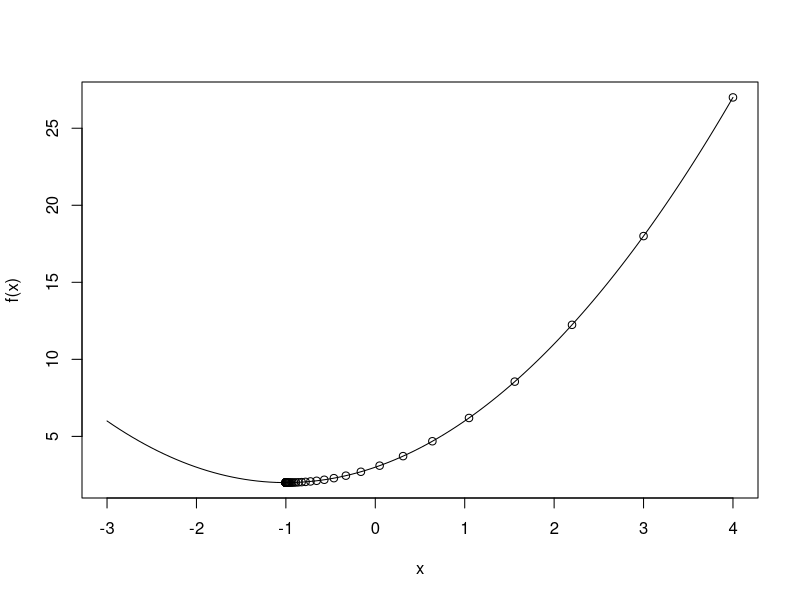
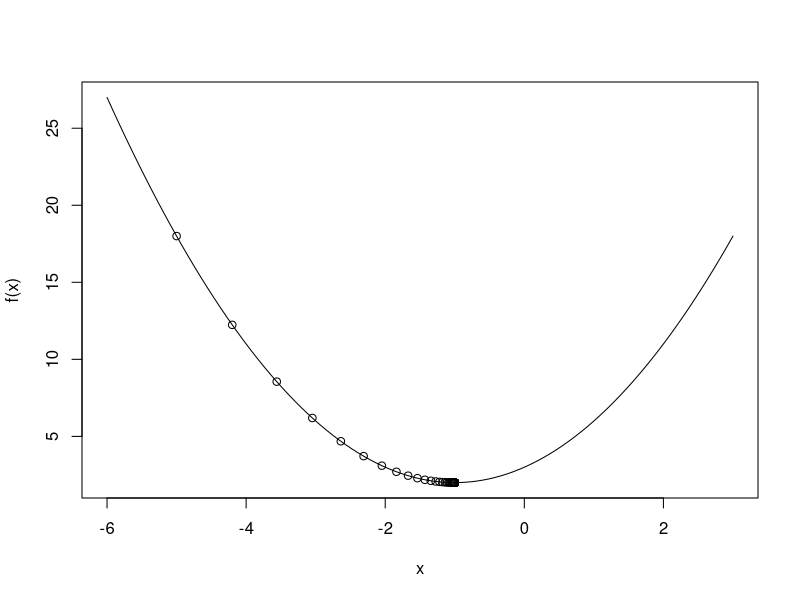

Write R code to recreate these figures, in order.
## ---- chunk 1
# First we need a function that we want to minimize
obj_f <- function (x) {x^2 + 2*x + 3}
# We also need the gradient of the function
obj_g <- function(x) {2*x + 2}

# Then we can implement steepest descent for this function
steepest_descent <- 
  function (x_0, 
            alpha = 0.1, 
            f = obj_f, 
            g = obj_g, 
            max_it = 100) {
  #First we plot the function in an arbitrary interval
  curve(f, -3, 4)
  # Insert the initial point in the plot
  points(x_0, f(x_0))
  # And set our x_k equal to the x_0
  x_k <- x_0
  for (i in 1:max_it) {
    # Then we find the steepest descent direction
    p_k <- -g(x_k)
    # We take a step of length alpha in the direction just found
    x_k <- x_k + alpha * p_k
    # Evaluate the function at this x_k
    f_k <- f(x_k)
    # And plot our new position
    points(x_k, f_k)
  }
  cat('f(x):',f_k,'\t','x:',x_k)
}

#The steepest descent implementation with x_0 = 4
steepest_descent(4)
## ---- chunk 2
# Our algorithm will take an initial position,
# objective function, the gradient of this
# function, rho (how much smaller to make the step),
# c (our tolerance) and alpha_hat (initial step length)
backtracking_line_search <- 
  function (x_0, 
            f = obj_f, 
            g = obj_g, 
            rho = 0.5, 
            c = 10e-4, 
            alpha_hat = 0.1) {
  # we set x_k equal to the initial position
  x_k <- x_0
  # we find the direction of steepest descent
  p_k <- -g(x_k)
  # the initial step length is set to alpha_hat
  alpha <- alpha_hat
  while (
    f(x_k + alpha * p_k) > 
    f(x_k + c * alpha * g(x_k) * p_k)
        ) {
    # If the condition is not met, we shrink the step
    alpha <- alpha * rho
  }
  alpha
}
backtracking_line_search(1)
## ---- chunk 3
steepest_descent_w_backtrack <- 
  function (x_0, 
            alpha = 1, 
            f = obj_f, 
            g = obj_g, 
            max_it = 100) {
  curve(f, -6, 3)
  points(x_0, f(x_0))
  x_k <- x_0
  for (i in 1:max_it) {
    # the step length is recalculated in 
    # each iteration of the for loop
    alpha <- backtracking_line_search(x_k)
    p_k <- -obj_g(x_k)
    x_k <- x_k + alpha * p_k
    f_k <- obj_f(x_k)
    points(x_k, f_k)
  }
}
steepest_descent_w_backtrack(-5)
